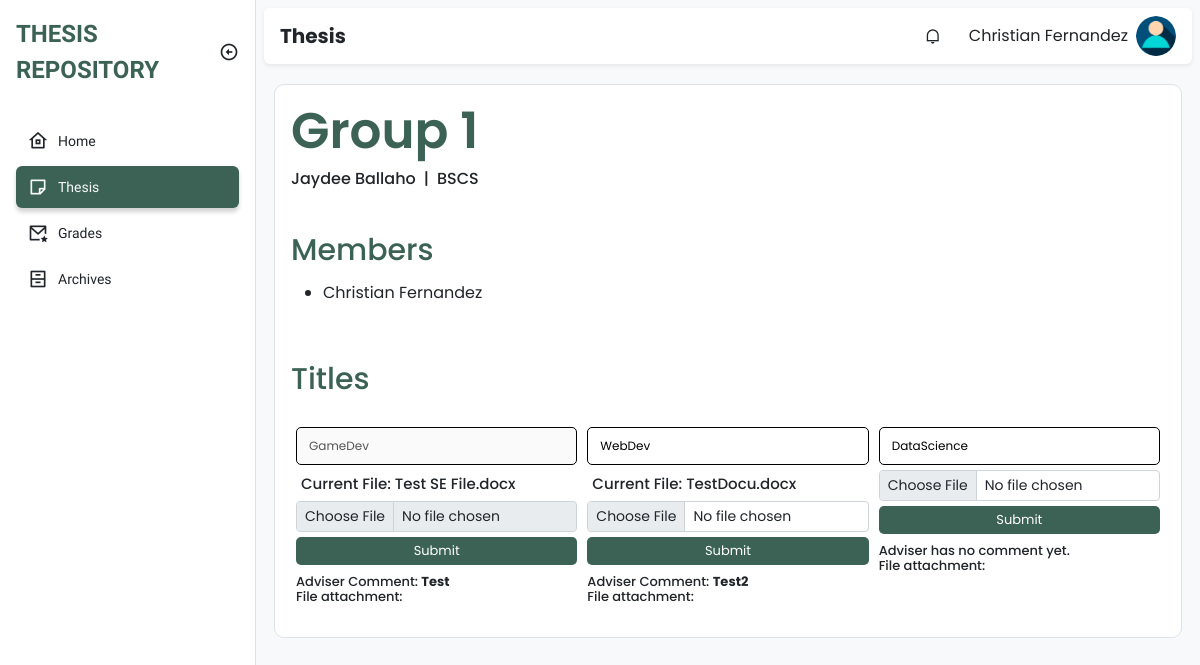
The page /student/thesis.php (signed in) on the database its author committed.
### tables this page shows
CREATE TABLE `groups` (
  `id` int(11) NOT NULL,
  `group_number` int(11) NOT NULL,
  `curriculum` varchar(255) NOT NULL,
  `adviser_id` int(11) NOT NULL
);

CREATE TABLE `student` (
  `id` int(11) NOT NULL,
  `firstname` varchar(255) NOT NULL,
  `middle_name` varchar(255) NOT NULL,
  `lastname` varchar(255) NOT NULL,
  `username` varchar(255) NOT NULL,
  `email` varchar(100) NOT NULL,
  `password` varchar(255) NOT NULL,
  `type` varchar(100) NOT NULL,
  `course` varchar(100) NOT NULL,
  `year_and_section` varchar(20) NOT NULL,
  `sem` varchar(100) NOT NULL,
  `school_year` varchar(50) NOT NULL,
  `your_adviser` varchar(100) NOT NULL,
  `your_group` int(10) NOT NULL,
  `created_at` timestamp NOT NULL DEFAULT current_timestamp(),
  `updated_at` timestamp NOT NULL DEFAULT current_timestamp() ON UPDATE current_timestamp()
);

CREATE TABLE `group_titles` (
  `id` int(11) NOT NULL,
  `group_id` int(11) NOT NULL,
  `group_number` int(11) NOT NULL,
  `title_number` int(11) NOT NULL,
  `title` varchar(255) DEFAULT NULL,
  `file` varchar(255) DEFAULT NULL,
  `file_upload_date` date DEFAULT NULL,
  `adviser_file` varchar(255) DEFAULT NULL,
  `comment` varchar(255) DEFAULT NULL,
  `panel_comment` varchar(255) DEFAULT NULL,
  `is_locked` tinyint(1) NOT NULL DEFAULT 0,
  `status` varchar(255) NOT NULL DEFAULT 'Pending'
);

### class/student.class.php (called while the page is built, shortened)
<?php
class Student{
    protected $db;
    function __construct()
    {
        $this->db = new Database();
    }
            ?>
            <?php
    function show_group($group_id){
        $sql = "SELECT * FROM group_titles WHERE group_id = :groupid";
        $query=$this->db->connect()->prepare($sql);
        $query->bindParam(':groupid', $group_id);
        if($query->execute()){
            $data2 = $query->fetchAll();
        }
        return $data2;
    }
    function show_group_info($group_id){
        $sql = "SELECT * FROM groups WHERE id = :groupid;";
        $query=$this->db->connect()->prepare($sql);
        $query->bindParam(':groupid', $group_id);
        if($query->execute()){
            $data = $query->fetchAll();
        }
        return $data;
    }
    function show_group_members($groupnum, $curriculum){
        $sql = "SELECT * FROM student WHERE your_group=:groupnum AND course=:curriculum";
        $query=$this->db->connect()->prepare($sql);
        $query->bindParam(':groupnum', $groupnum);
        $query->bindParam(':curriculum', $curriculum);
        if($query->execute()){
            $data = $query->fetchAll();
        }
        return $data;
    }
}
?>

### class/database.sample.php (called while the page is built)
<?php
class Database{
    private $host = 'localhost';
    private $username = 'root';
    private $password = '';
    private $database = 'tams';
    protected $connection;
    function connect(){
        try
			{
				$this->connection = new PDO("mysql:host=$this->host;dbname=$this->database",
											$this->username, $this->password);
			}
			catch (PDOException $e)
			{
				echo "Connection error " . $e->getMessage();
			}
        return $this->connection;
    }
}
?>

### student/thesis.php (the view, shortened to what this page needs)
<?php
require_once '../class/student.class.php';
$student = new Student();
?>
<!DOCTYPE html>
<html lang="en">
<head>
  <link href="https://cdn.jsdelivr.net/npm/remixicon@2.5.0/fonts/remixicon.css" rel="stylesheet" />
  <link rel="stylesheet" href="https://cdn.datatables.net/1.13.1/css/dataTables.bootstrap5.min.css">
  <link rel="stylesheet" href="https://cdn.datatables.net/responsive/2.4.0/css/responsive.bootstrap.min.css">
  <link rel="stylesheet" href="../assets/css/bootstrap.min.css" />
  <link rel="stylesheet" href="../assets/css/style.css" />
</head>
<body>
  <div class="sidebar position-fixed top-0 bottom-0 bg-white border-end">
    <div class="d-flex align-items-center p-3">
      <a href="#" class="sidebar-logo text-uppercase fw-bold text-decoration-none text-indigo fs-4">Thesis Repository</a>
      <i class="sidebar-toggle ri-arrow-left-circle-line ms-auto fs-5 d-none d-md-block"></i>
    </div>
    <ul class="sidebar-menu p-3 m-0 mb-0">
      <li class="sidebar-menu-item">
        <a href="home.php">
          <i class="ri-home-8-line sidebar-menu-item-icon"></i>
          Home
        </a>
      </li>
      <li class="sidebar-menu-item active">
        <a href="thesis.php">
          <i class="ri-sticky-note-line sidebar-menu-item-icon"></i>
          Thesis
        </a>
      </li>
      <li class="sidebar-menu-item ">
        <a href="grades.php">
          <i class="ri-mail-star-line sidebar-menu-item-icon"></i>
          Grades
        </a>
      </li>
      <li class="sidebar-menu-item ">
        <a href="archives.php">
          <i class="ri-archive-drawer-line sidebar-menu-item-icon"></i>
          Archives
        </a>
      </li>
    </ul>
  </div>
  <main class="bg-light">
    <div class="p-2">
      <nav class="px-3 py-2 bg-white rounded shadow-sm">
        <h5 class="fw-bold mb-0 me-auto">Thesis</h5>
        <div class="dropdown me-3 d-none d-sm-block">
          <div class="cursor-pointer dropdown-toggle navbar-link" data-bs-toggle="dropdown" aria-expanded="false">
            <i class="ri-notification-line"></i>
          </div>
        </div>
        <div class="dropdown">
          <div class="d-flex align-items-center cursor-pointer dropdown-toggle" data-bs-toggle="dropdown" aria-expanded="false">
            <span class="me-2 d-none d-sm-block"><?php echo $_SESSION['fullname'] ?></span>
            <img class="navbar-profile-image" src="../img/u-icon.png" alt="Image" />
          </div>
        </div>
      </nav>
      <div class="py-4">
        <div class="main-content border">
          <div class="head-number p-3">
            <h2>Group <?php foreach ($student->show_group_info($_SESSION['groupnum']) as $groupNum) echo $groupNum['group_number'] ?></h2>
            <div class="sub d-flex">
              <h6> <?php echo $_SESSION['adviser'] ?></h6>
              <h6 class="slash-padding"> | </h6>
              <h6> <?php echo $_SESSION['course'] ?> </h6>
            </div>
          </div>
          <div class="members p-3">
            <span>Members</span>
            <div class="list-mem pt-2">
              <ul>
                <?php
                foreach ($student->show_group_members($_SESSION['groupnum'], $_SESSION['course']) as $value) {
                ?>
                  <li class="pb-1"><?php echo $value['firstname'] . " " . $value['lastname'] ?></li>
                <?php
                }
                ?>
              </ul>
            </div>
          </div>
          <div class="titles-up p-3" style="max-width:100% !important;">
            <span>Titles</span>
            <div class="uploading">
              <?php
              $counter = 1;
              foreach ($student->show_group($_SESSION['groupnum']) as $value) {
              ?>
                <form action="fileupload.php" method="POST" enctype="multipart/form-data">
                  <div class="mb-3" style="margin-top: 25px">
                    <input <?php if ($value['is_locked'] == 1) { ?> disabled <?php } ?> type="text" name="title" id="file" required placeholder="Enter you title here" <?php
                                                                                                                                                                      if ($value['title'] != null) {
                                                                                                                                                                      ?> value="<?php echo $value['title'] ?>" <?php
                                                                                                                                                                      }
                                                                                    ?>>
                    <?php
                    if ($value['file'] != null) {
                    ?>
                      <h6 style="font-size: 15px; margin-top: 5px; margin-left: 5px; margin-right: 5px; max-width: 300px">Current File: <?php echo $value['file']; ?></h6>
                    <?php
                    }
                    ?>
                    <input class="form-control form-control-sm" type="file" id="formFile" name="myfile" style="max-width: 100%" required <?php if ($value['is_locked'] == 1) { ?> disabled <?php } ?>>
                    </i><input type="submit" name="file_submit<?php echo $counter ?>" id="upload" value="Submit" <?php if ($value['is_locked'] == 1) { ?> disabled <?php } ?>>
                    <div class="comment-div">
                      <h6><?php
                          if ($value['comment'] != null) {
                            echo "Adviser Comment: <b>" . $value['comment'] . "</b>";
                          } else {
                            echo "Adviser has no comment yet.";
                          }
                        ?>
                        <br>File attachment: </br><a href="thesis.php?file=<?php echo $value['adviser_file'] ?>"><?php echo $value['adviser_file'] ?></a>
                      </h6>
                    </div>
                  </div>
                </form>
              <?php
                $counter++;
              }
              ?>
            </div>
          </div>
        </div>
      </div>
    </div>
  </main>
</body>
</html>

### rows shown on the page
groups: group_number "1"
student: firstname "Christian", lastname "Fernandez"
group_titles: title "GameDev", file "Test SE File.docx", file_submit1 "Submit", comment "Test"
group_titles: title "WebDev", file "TestDocu.docx", file_submit2 "Submit", comment "Test2"
group_titles: title "DataScience", file_submit3 "Submit", shows "Adviser has no comment yet."

### other values the page prints
$_SESSION['fullname'] "Christian Fernandez"
$_SESSION['adviser'] "Jaydee Ballaho"
$_SESSION['course'] "BSCS"
